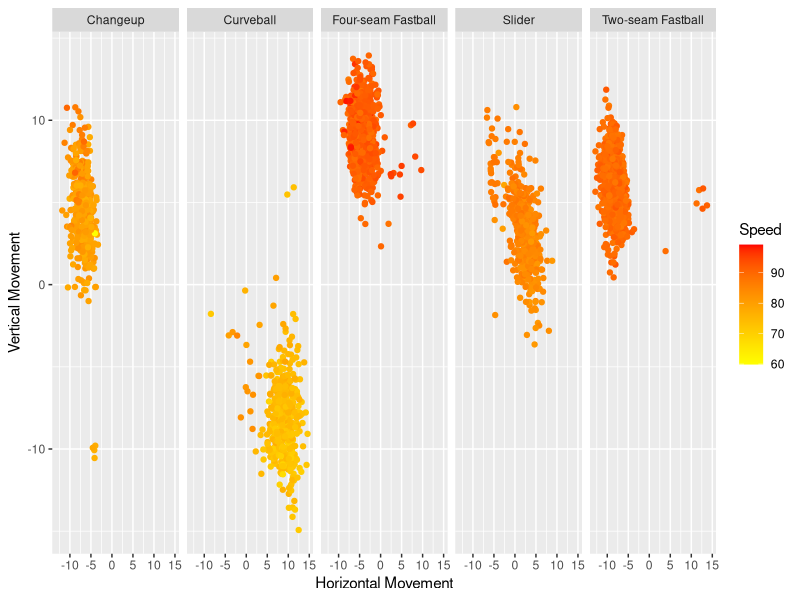
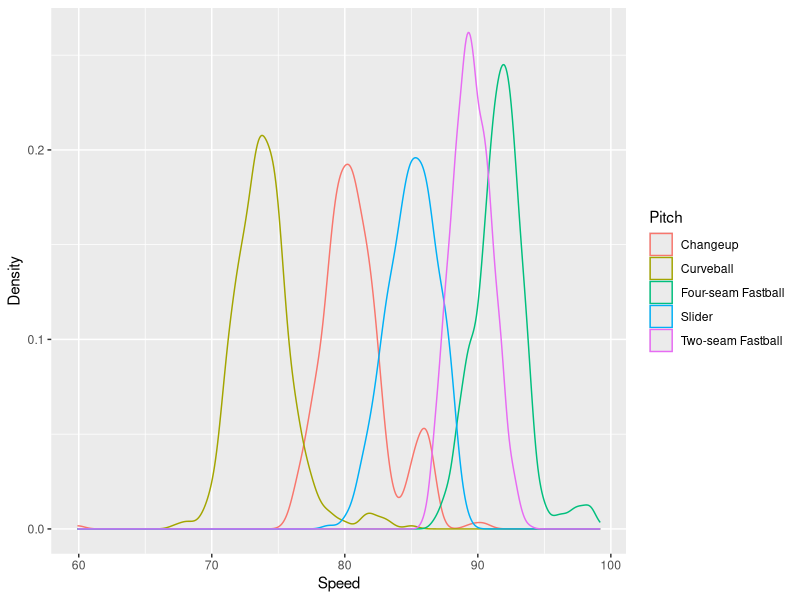
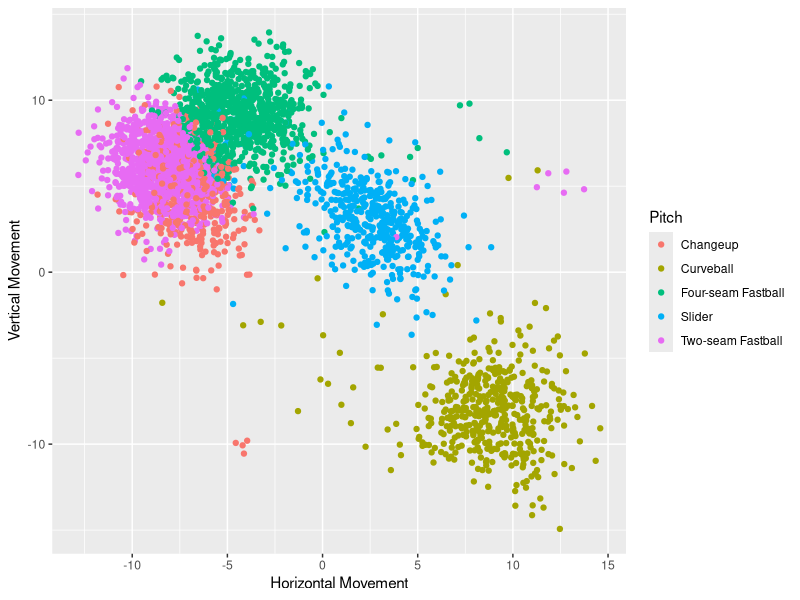

Generate these figures, in order, with R: (Note: this script raises an error after producing the figures.)
# cluster_pitches.R
library(readr)
library(tibble)
library(tidyr)
library(dplyr)
library(mclust)
library(ggplot2)

# Read input data ----------------------------

abrv <- read_csv("./pitch_abbreviations.csv")
pitches <- 
    read_csv("./porcello_2016_pitches.csv") %>%
    mutate(Pitch = as.character(sapply(
        pitch_type, function(x) { abrv$Desc[abrv$Pitch == x]}))) %>%
    filter(Pitch != "Pitch Out") %>%
    filter(Pitch != "Sinker") %>%
    filter(!is.na(start_speed))

# Exploratory plotting -----------------------

# Density of pitch type by speed
speed <- ggplot(pitches, aes(start_speed)) + 
    geom_density(aes(color = Pitch)) + 
    labs(x = "Speed", y = "Density")
 
# Pitch movement by type
type <- ggplot(pitches, aes(x = pfx_x, y = pfx_z)) +
    geom_point(aes(color = Pitch)) +
    labs(x = "Horizontal Movement", y = "Vertical Movement") 
 
# Speed and movement across pitch types
facet <- ggplot(pitches, aes(x = pfx_x, y = pfx_z)) + 
    geom_point(aes(color = start_speed)) +
    scale_color_gradient(low = "yellow", high = "red") + 
    facet_grid(. ~ Pitch) +
    labs(x = "Horizontal Movement", y = "Vertical Movement",
         color = "Speed")
 
# Cluster pitches --------------------------
p <- select(pitches, start_speed, break_y, break_length, break_angle,
            pfx_x, pfx_z, Pitch, type_confidence) 
clust <- Mclust(p[,c("start_speed", "break_y", "break_length", "break_angle")])
#> Best model : ellipsoidal, equal shape (VEV) with 9 components 
 
# Record BIC from EM algorithm
clustBIC <- mclustBIC(p[, c("start_speed", "break_y", "break_length", "break_angle")])


# Cluster analysis -------------------------

# Attach cluster membership and probability to each observation
p$cclass <- clust$class
cProb <- data.frame(clust$z)
p <- bind_cols(p, cProb)

# Compare cluster class to MLB class
classes <- 
    as.data.frame(table(p$cclass, p$Pitch)) %>%
    rename(Cluster = Var1, mlb = Var2, count = Freq) %>%
    spread(mlb, count)

# Create matrix of normalized MLB classes by each cluster
classes.norm <- data.frame(matrix(NA, nrow = nrow(classes), ncol = ncol(classes) - 1))
for (i in 1:nrow(classes)) {
    # Total pitch count per cluster
    total <- sum(classes[i,-1])
    
    for (j in 2:ncol(classes)) {
        # Normalize values within each row (cluster)
        classes.norm[i, j - 1] <- classes[i, j] / total
    }
}

# Rename columns and add cluster ID
classes.norm <-
    rename(classes.norm, "Changeup" = X1, "Curveball" = X2, 
           "Four-seam Fastball" = X3, "Slider" = X4, "Two-seam Fastball" = X5) %>%
    mutate(Cluster = as.factor(1:9))

# Reshape and combine raw and normalized pitch counts
raw.count <- 
    classes %>%
    gather(`Changeup`, `Curveball`, `Four-seam Fastball`, `Slider`, 
           `Two-seam Fastball`, key = "MLB", value = "Count")
norm.count <-
    classes.norm %>%
    gather(`Changeup`, `Curveball`, `Four-seam Fastball`,
           `Slider`, `Two-seam Fastball`, key = "MLB", value = "Frequency")

combined <- inner_join(raw.count, norm.count, by = c("Cluster", "MLB"))

# Plot classification table   
ggplot(combined, aes(x = MLB, y = Cluster)) +
    geom_tile(aes(fill = Frequency)) +
    scale_fill_gradient(low = "red", high = "green")

# Clusters by movement
ggplot(p, aes(x = pfx_x, y = pfx_z)) +
    geom_point(aes(color = as.character(cclass)))
